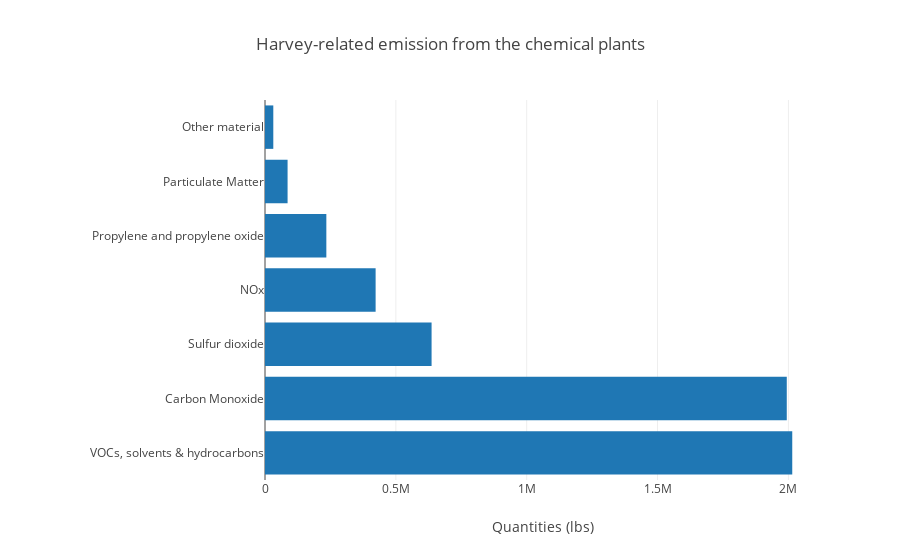

Here is the notebook cell this chart was saved with:
### Code cell
# draw horizontal bar charts of main pollutants emitted
overall_title = "Harvey-related emission from the chemical plants"
x_title = "Quantities (lbs)"
export_filename = path+"../6_communication/plots/by_contaminant_summary.html"
### --------------------------------------------------------

trace= [go.Bar(
        y=df2.index,
        x=df2['quantity'],
        orientation = 'h'
        )]
layout = go.Layout(title = overall_title, 
                   hovermode = 'closest',
                   xaxis=dict(dict(title=x_title,
                                   domain=[0.25, 1.0], anchor='y1')),
                   yaxis=dict(dict(domain=[0.0, 1.0], anchor='x1')))
fig = go.Figure(data = trace, layout = layout)
pyo.iplot(fig)

# export plot
pyo.plot(fig,filename = export_filename);

### Figure 1 — Plotly figure (JSON) as saved in the notebook; plotly's stock layout.template omitted (floating-point values rounded to 4 significant figures)
{"data": [{"orientation": "h", "type": "bar", "uid": "2fff4928-8d4e-11e9-b819-aae9fe7e348c", "x": [2015000.0, 1994000.0, 636500.0, 422700.0, 234400.0, 86270.0, 31700.0], "y": ["VOCs, solvents & hydrocarbons", "Carbon Monoxide", "Sulfur dioxide", "NOx", "Propylene and propylene oxide", "Particulate Matter", "Other material"]}], "layout": {"hovermode": "closest", "title": "Harvey-related emission from the chemical plants", "xaxis": {"anchor": "y", "domain": [0.25, 1], "title": "Quantities (lbs)"}, "yaxis": {"anchor": "x", "domain": [0, 1]}}}
